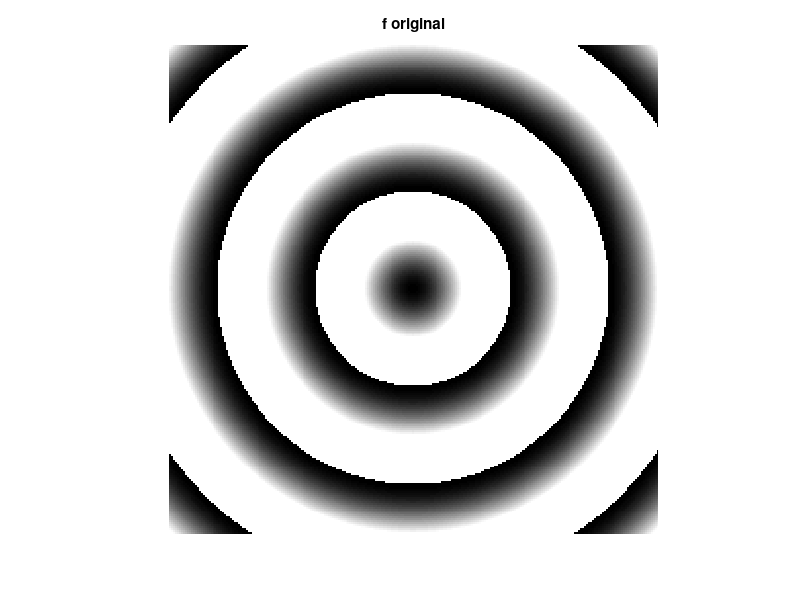

Recreate this plot in MATLAB. (Note: this script raises an error after producing the figure.)
clc
clear
close all
d_old=[0, 2; 3, 1];
for iter=2:10
    d1=4*d_old;
    d2 = 4 * d_old + 2;
    d3 = 4 * d_old + 3;
    d4 = 4 * d_old + 1;
    d_column1 = cat(1, d1, d3);
    d_column2 = cat(1, d2, d4);
    size = 2 ^ iter;
    d_new = cat(2, d_column1, d_column2);
    if size == 4
        ordered_matrix_4 = d_new;
    elseif size == 8
        ordered_matrix_8 = d_new;
    end
    d_old = d_new;
end


%%%%%%%%%%%%%%%%%%%%%% Section (B) %%%%%%%%%%%%%%%%%%%%%%%%

f0 = 1/100;
for x=1:250
    for y=1:250
        r = sqrt((x-125)^2 + (y-125)^2);
        if r<50
            f(x, y) = cos(2*pi*f0*(r) + pi) + 1;
        elseif r<100
            f(x, y) = cos(2*pi*f0*(r-50) + pi) + 1;
        elseif r<150
            f(x, y) = cos(2*pi*f0*(r-100) + pi) + 1;
        elseif r<200
            f(x, y) = cos(2*pi*f0*(r-150) + pi) + 1;
        elseif r<250
            f(x, y) = cos(2*pi*f0*(r-200) + pi) + 1;
        end
    end
end
figure(1), imshow(f), title('f original')


%%%%%%%%%%%%%%%%%%%%%% Section (C) %%%%%%%%%%%%%%%%%%%%%%%%

for i=1:2:249
    for j=1:2:249
        f_ordered_2(i:i+1, j:j+1) = ordered_matrix_2 .* f(i:i+1, j:j+1);
    end
end
for i=1:4:247
    for j=1:4:247
        f_ordered_4(i:i+3, j:j+3) = ordered_matrix_4 .* f(i:i+3, j:j+3);
    end
end
for i=1:8:243
    for j=1:8:243
        f_ordered_8(i:i+7, j:j+7) = ordered_matrix_8 .* f(i:i+7, j:j+7);
    end
end
figure(2), imshow(f_ordered_2), title('2D Ordered Dither of f')
figure(3), imshow(f_ordered_4), title('4D Ordered Dither of f')
figure(4), imshow(f_ordered_8,[]), title('8D Ordered Dither of f')


%%%%%%%%%%%%%%%%%%%%%% Section (D) %%%%%%%%%%%%%%%%%%%%%%%%

errdiff_f = error_diffusion(f);
dotdiff_f = dot_diffusion(f);
figure(5), imshow(errdiff_f), title('Halftoned f with Error Diffusion');
figure(6), imshow(dotdiff_f), title('Halftoned f with Dot Diffusion');
